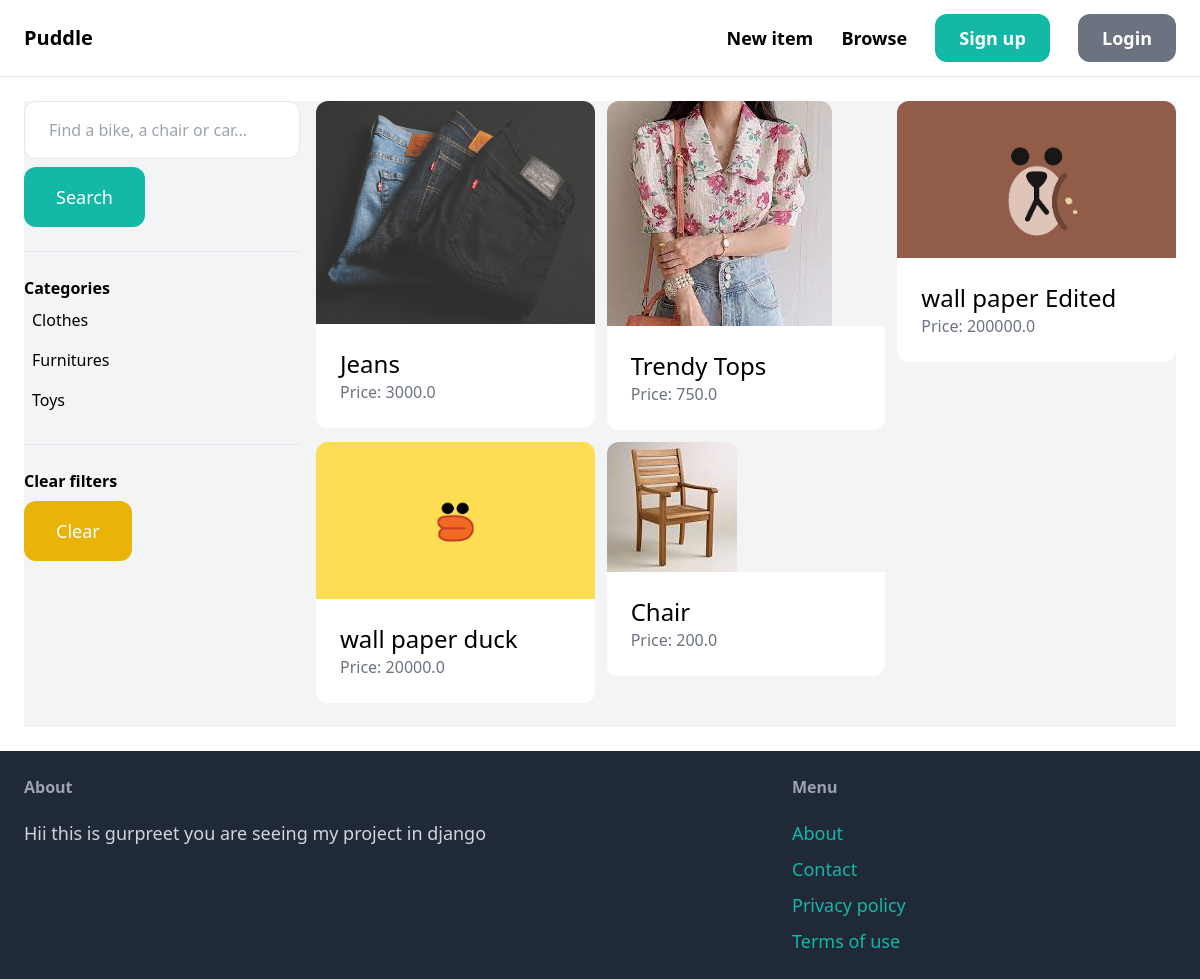
The app's page /items/ with its own data.
### item/models.py (models this page shows, shortened)
class Category(models.Model):
    name=models.CharField(max_length=255)
    class Meta:
        ordering=('name',)
        verbose_name_plural='Categories'

class Item(models.Model):
    category = models.ForeignKey(Category, related_name='items', on_delete=models.CASCADE)
    name = models.CharField(max_length=255)
    description = models.TextField(blank=True, null=True)
    price = models.FloatField()
    image = models.ImageField(upload_to='item_images', blank=True, null=True)
    is_sold = models.BooleanField(default=False)
    created_by = models.ForeignKey(User, related_name='items', on_delete=models.CASCADE)
    created_at = models.DateTimeField(auto_now_add=True)

### item/views.py (the view)
# urls.py: path('', views.items, name='items'),
def items(request):
    query = request.GET.get('query', '')
    category_id = request.GET.get('category', 0)
    categories = Category.objects.all()
    items = Item.objects.filter(is_sold=False)
    if category_id:
        items = items.filter(category_id=category_id)
    if query:
     items = items.filter(Q(name__icontains=query) | Q(description__icontains=query))
    return render(request, 'item/items.html', {
        'items': items,
        'query': query,
        'categories': categories,
        'category_id': int(category_id)
    })

### item/templates/item/items.html (shortened to what this page needs)
{% extends 'core/base.html' %}
{% block content %}
    <div class="pb-6 grid grid-cols-4 gap-4 bg-gray-100">
        <div class="col-span-1">
            <form method="get" action="{% url 'item:items' %}">
                <input name="query" class="w-full py-4 px-6 border rounded-xl" type="text" value="{{ query }}" placeholder="Find a bike, a chair or car...">
                <button class="mt-2 py-4 px-8 text-lg bg-teal-500 text-white rounded-xl">Search</button>
            </form>
            <hr class="my-6">
            <p class="font-semibold">Categories</p>
            <ul>
                {% for category in categories %}
                    <li class="py-2 px-2 rounded-xl{% if category.id == category_id %} bg-gray-200{% endif %}">
                        <a href="{% url 'item:items' %}?query={{ query }}&category={{ category.id }}">{{ category.name }}</a>
                    </li>
                {% endfor %}
            </ul>
            <hr class="my-6">
            <p class="font-semibold">Clear filters</p>
            <ul>
                <li><a href="{% url 'item:items' %}" class="mt-2 py-4 px-8 inline-block bg-yellow-500 text-lg rounded-xl text-white">Clear</a>
        </div>
        <div class="col-span-3">
            <div class="grid grid-cols-3 gap-3">
                {% for item in items %}
                    <div>
                        <a href="{% url 'item:detail' item.id %}">
                            <div>
                                <img src="{{ item.image.url }}" class="rounded-t-xl">
                            </div>
                            <div class="p-6 bg-white rounded-b-xl">
                                <h2 class="text-2xl">{{ item.name }}</h2>
                                <p class="text-gray-500">Price: {{ item.price }}</p>
                            </div>
                        </a>
                    </div>
                {% endfor %}
            </div>
        </div>
    </div>
{% endblock %}

### records on screen
Category: name "Clothes"
Category: name "Furnitures"
Category: name "Toys"
Item: image (picture), name "Jeans", price "3000.0"
Item: image (picture), name "Trendy Tops", price "750.0"
Item: image (picture), name "wall paper Edited", price "200000.0"
Item: image (picture), name "wall paper duck", price "20000.0"
Item: image (picture), name "Chair", price "200.0"
